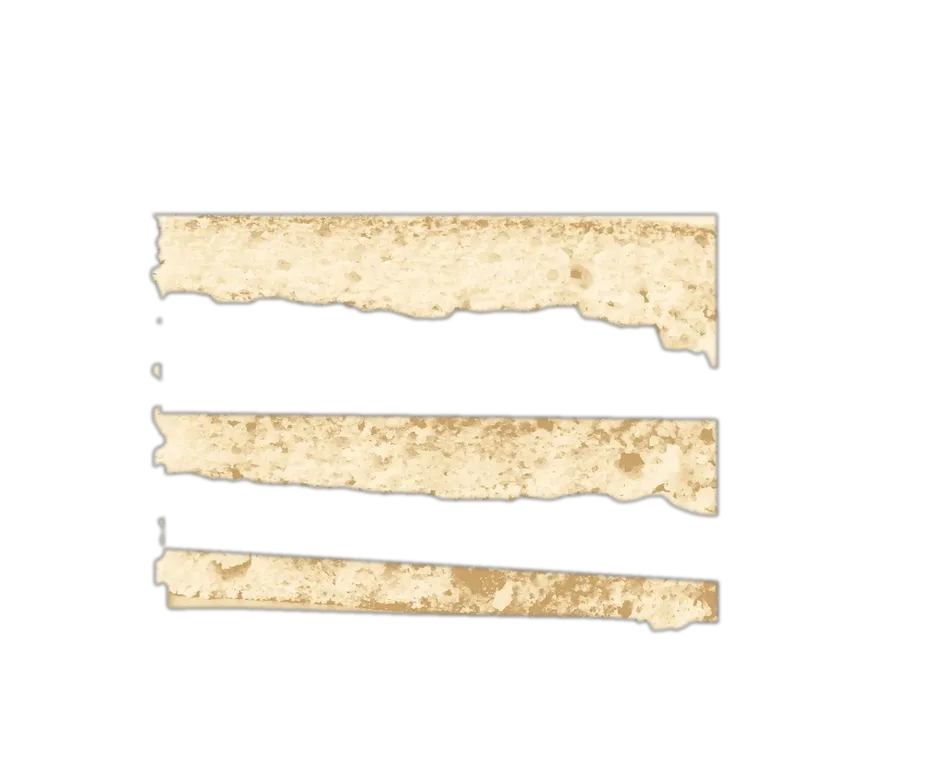
#> input picture tort/img/cake/sponge-biscuit.webp, 932 x 757 px, shrunk from 1400 x 1138 before the run; its folder holds only this picture in this run
$ python lift_bottom.py
#> lines starting #> are read from the running program, lines starting #| are printed output that depends on the picture
"""Убирает теневую полосу по нижней кромке слоёв коржа: последние ~12 px каждого
столбца смешиваются с цветом крошки чуть выше. Запуск: python3 _build/lift_bottom.py"""
from PIL import Image
import numpy as np, glob, os
D=os.path.join(os.path.dirname(__file__),'..','img','cake')
N=14
for f in sorted(glob.glob(os.path.join(D,'sponge-*.webp'))):
    im=Image.open(f).convert('RGBA'); a=np.asarray(im).astype(np.float32)
#> further down, im is the input picture: PIL image 932x757 RGBA; mean R, G, B, A 43.5, 39.8, 32.7, 45.8
    A=a[...,3]; H,W=A.shape
#> after `A = a[..., 3]`:
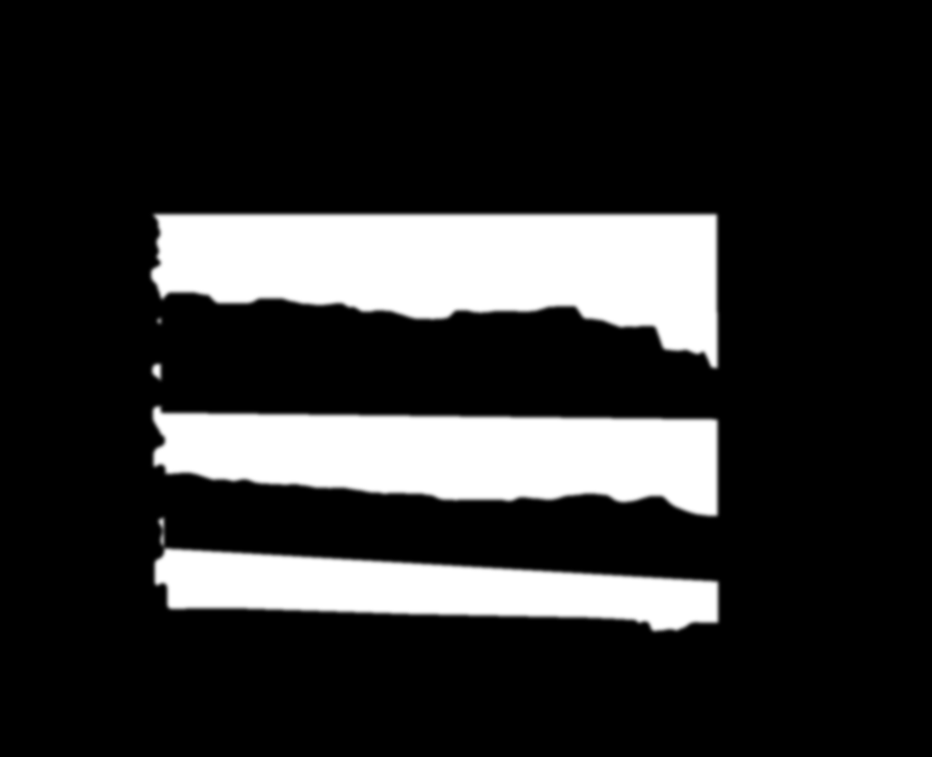
#> A: shape (757, 932) float32; min 0, max 255, mean 45.8
#> after `H, W = A.shape`: H = 757; W = 932
    for x in range(W):
        ys=np.nonzero(A[:,x]>200)[0]
        if ys.size<N+20: continue
        b=ys[-1]
        # референс: медиана цвета в 12 строках над полосой
        ref=np.median(a[b-N-14:b-N-2,x,:3],axis=0)
        for i in range(N):
            y=b-i; t=(1-i/N)**1.3*0.92      # сильнее у самого края
            a[y,x,:3]=a[y,x,:3]*(1-t)+ref*t
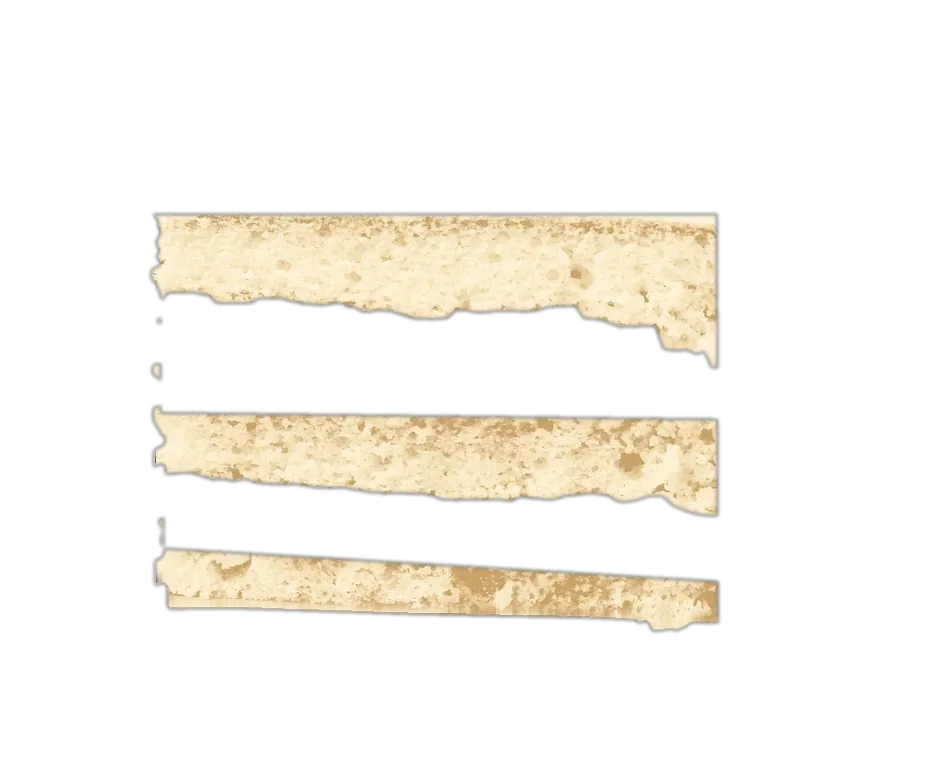
#> a: shape (757, 932, 4) float32; mean R, G, B, A 43.5, 39.9, 32.8, 45.9; transparent parts drawn white
    Image.fromarray(np.clip(a,0,255).astype(np.uint8),'RGBA').save(f,quality=84,method=6)
    print(os.path.basename(f),'ok')
